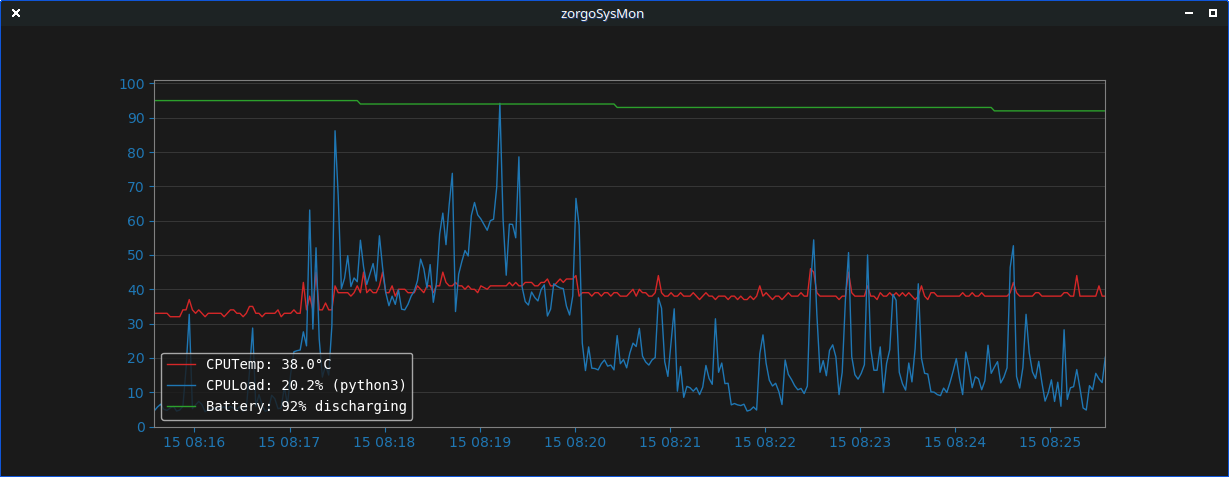

The Python source for this figure:
#!/usr/bin/env python3

import gi
gi.require_version('Gtk', '3.0')
from gi.repository import Gtk, GLib, Gio
import psutil
from datetime import datetime, timedelta
import matplotlib.pyplot as plt
from matplotlib.backends.backend_gtk3agg import FigureCanvasGTK3Agg as FigureCanvas
from matplotlib.widgets import Cursor
from matplotlib.ticker import AutoMinorLocator, MultipleLocator
from matplotlib.text import Text
import pystray
from pystray import Icon as icon, Menu as menu, MenuItem as item
from PIL import Image
import os

class CPUPlotWindow(Gtk.Window):
    def __init__(self, tray_icon=None, refresh_interval=2, duration=30, maxarraysize=10000):

        self.battery_installed = psutil.sensors_battery()

        if not self.battery_installed:
            print('Battery not detected')

        super(CPUPlotWindow, self).__init__(title="zorgoSysMon")
        self.set_default_size(700, 300)
        self.set_position(Gtk.WindowPosition.CENTER)  # Set window position to center

        self.refresh_interval = refresh_interval
        self.duration = duration
        self.maxarraysize = maxarraysize

        self.time_values = []
        self.temperature_values = []
        self.cpu_load_values = []
        self.cpu_process_load_values = []
        if self.battery_installed:
            self.batt_level_values = []
            self.batt_charging_values = []

        self.init_ui()

        self.connect("delete-event", self.on_delete_event)
        self.connect("destroy", self.on_destroy)

    def init_ui(self):
        plt.style.use({
            'axes.facecolor': '#1a1a1a',
            'axes.edgecolor': 'gray',
            'axes.labelcolor': 'white',
            'text.color': 'white',
            'xtick.color': 'tab:blue',
            'ytick.color': 'tab:blue',
            'grid.color': 'gray',
            'figure.facecolor': '#1a1a1a',
            'figure.edgecolor': '#1a1a1a',
            'savefig.facecolor': '#1a1a1a',
            'savefig.edgecolor': '#1a1a1a',
        })

        self.fig, ax = plt.subplots(figsize=(8, 6))
        plt.rcParams["font.family"] = "monospace"

        plt.grid(axis='y', linewidth=0.5, alpha=0.4)
        ax.set_ylim(0, 101)

        ax.yaxis.set_major_locator(MultipleLocator(10))
        # ax.yaxis.set_major_formatter('{x:.0f}')
        ax.yaxis.set_minor_locator(MultipleLocator(5))

        self.line_temp, = ax.plot([], [], linewidth=1, color='tab:red', label='Temperature (°C)', alpha=0.7)
        self.line_load, = ax.plot([], [], linewidth=1, color='tab:blue', label='CPU Load (%)', alpha=0.7)
        if self.battery_installed:
            self.line_battery, = ax.plot([], [], linewidth=1, color='tab:green', label='Battery (%)', alpha=0.7)

        vbox = Gtk.VBox()

        self.menu_bar = Gtk.MenuBar()

        # file submenu
        file_submenu = Gtk.Menu()
        file_menu = Gtk.MenuItem(label="File")
        file_menu.set_submenu(file_submenu)
        self.menu_bar.append(file_menu)

        file_item = Gtk.MenuItem(label="Hide")
        file_item.connect("activate", self.on_hide)
        file_submenu.append(file_item)

        file_item = Gtk.SeparatorMenuItem()
        file_submenu.append(file_item)

        file_item = Gtk.MenuItem(label="Reset logs")
        file_item.connect("activate", self.on_array_reset)
        file_submenu.append(file_item)

        file_item = Gtk.SeparatorMenuItem()
        file_submenu.append(file_item)

        file_item = Gtk.MenuItem(label="Quit")
        file_item.connect("activate", Gtk.main_quit)
        file_submenu.append(file_item)

 
        # Duration submenu
        duration_submenu = Gtk.Menu()
        duration_menu = Gtk.MenuItem(label="Show")
        duration_menu.set_submenu(duration_submenu)
        self.menu_bar.append(duration_menu)

        durations = [0.17, 0.5, 1, 5, 10, 30, 60, 300, 600, 1440, 525600]
        for duration in durations:
            if duration < 1:
                duration_item = Gtk.CheckMenuItem(label=f"{int(duration * 60)} seconds")
            elif duration == 1:
                duration_item = Gtk.CheckMenuItem(label=f"{duration} minute")
            elif duration > 1 and duration < 60:
                duration_item = Gtk.CheckMenuItem(label=f"{duration} minutes")
            elif duration >= 60 and duration <= 1440:
                duration_item = Gtk.CheckMenuItem(label=f"{int(duration/60)} hour")
            else:
                duration_item = Gtk.CheckMenuItem(label=f"{int(duration/(60*24*365))} year")

            duration_item.set_name(str(duration))
            if duration == self.duration:
                duration_item.set_active(1)
            duration_item.connect("toggled", self.on_duration_toggled, duration)
            duration_submenu.append(duration_item)

        # Refresh rate submenu
        refresh_submenu = Gtk.Menu()
        refresh_menu = Gtk.MenuItem(label="Refresh")
        refresh_menu.set_submenu(refresh_submenu)
        self.menu_bar.append(refresh_menu)

        refresh_intervals = [0.05, 0.1, 0.25, 0.5, 1, 2, 3, 4, 5, 10, 60]
        for refresh_interval in refresh_intervals:
            if refresh_interval < 1:
                refresh_item = Gtk.CheckMenuItem(label=f"{int(refresh_interval * 1000)} miliseconds")
            elif refresh_interval == 1:
                refresh_item = Gtk.CheckMenuItem(label=f"{refresh_interval} second")
            elif refresh_interval > 1:
                refresh_item = Gtk.CheckMenuItem(label=f"{refresh_interval} seconds")

            refresh_item.set_name(str(refresh_interval))
            if refresh_interval == self.refresh_interval:
                refresh_item.set_active(1)
            refresh_item.connect("toggled", self.on_refresh_toggled, refresh_interval)
            refresh_submenu.append(refresh_item)

        # Max array size submenu
        maxarraysize_submenu = Gtk.Menu()
        maxarraysize_menu = Gtk.MenuItem(label="Logs")
        maxarraysize_menu.set_submenu(maxarraysize_submenu)
        self.menu_bar.append(maxarraysize_menu)

        maxarraysize_sizes = [1, 2, 3, 4, 5, 10, 20, 30, 40, 50, 0]
        for maxarraysize_size in maxarraysize_sizes:
            if maxarraysize_size == 0:
                maxarraysize_item = Gtk.CheckMenuItem(label="Unlimited")
            else:
                maxarraysize_item = Gtk.CheckMenuItem(label=f"{maxarraysize_size*1000} logs")

            maxarraysize_item.set_name(str(maxarraysize_size*1000))
            if (maxarraysize_size * 1000) == self.maxarraysize:
                maxarraysize_item.set_active(1)
            maxarraysize_item.connect("toggled", self.on_maxarraysize_toggled, maxarraysize_size * 1000)
            maxarraysize_submenu.append(maxarraysize_item)

        self.add(vbox)
        vbox.pack_start(self.menu_bar, False, False, 0)
        vbox.pack_end(self.get_canvas(), True, True, 0)

        self.timeout = GLib.timeout_add_seconds(int(self.refresh_interval), self.update_plot)


        self.show_all()

        # Hide on startup
        self.hide()

    def on_hide(self, widget):
        self.hide()

    def on_array_reset(self, widget):
        self.time_values = []
        self.temperature_values = []
        self.cpu_load_values = []
        self.cpu_process_load_values = []
        if self.battery_installed:
            self.batt_level_values = []
            self.batt_charging_values = []

    def on_maxarraysize_toggled(self, widget, maxarraysize):
        if widget.get_active():
            self.maxarraysize = maxarraysize
            self.uncheck_other_items(widget.get_parent(), maxarraysize)            

    def on_duration_toggled(self, widget, duration):
        if widget.get_active():
            self.duration = duration
            self.uncheck_other_items(widget.get_parent(), duration)            

    def on_refresh_toggled(self, widget, refresh_interval):
        if widget.get_active():
            self.refresh_interval = refresh_interval
            self.uncheck_other_items(widget.get_parent(), refresh_interval)
            GLib.source_remove(self.timeout)
            self.timeout = GLib.timeout_add(refresh_interval * 1000, self.update_plot)

    def uncheck_other_items(self, parent_menu, current_value):
        for child in parent_menu.get_children():
            if child.get_name() != str(current_value):
                child.set_active(False)

    def on_destroy(self, widget):
        self.hide()
        return True

    def on_delete_event(self, widget, event):
        self.hide()
        return True

    def set_tray_icon(self, tray_icon):
        self.tray_icon = tray_icon

    def get_canvas(self):
        canvas = FigureCanvas(self.fig)
        self.ly = self.fig.axes[0].axvline(color='red', alpha=0.4)
        canvas.mpl_connect('motion_notify_event', self.on_cursor_hover)
        return canvas

    def on_cursor_hover(self, event):
        if event.inaxes:
            if len(self.time_values) > 2:
                base_date = datetime(1970, 1, 1)
                formatted_date = base_date + timedelta(days=event.xdata)

                x_index = min(range(len(self.time_values)), key=lambda i: abs(self.time_values[i] - formatted_date))

                time_at_cursor = self.time_values[x_index].strftime('%Y-%m-%d %H:%M:%S')
                temperature_at_cursor = self.temperature_values[x_index]
                cpu_load_at_cursor = self.cpu_load_values[x_index]
                top_process_at_cursor = self.cpu_process_load_values[x_index]
                if self.battery_installed:
                    batt_level_at_cursor = self.batt_level_values[x_index]
                    charging_at_cursor = self.batt_charging_values[x_index]

                    if charging_at_cursor:
                        charging_at_cursor_label = 'charging'
                    else:
                        charging_at_cursor_label = 'discharging'

                for annotation in self.fig.axes[0].texts:
                    annotation.remove()

                self.ly.set_xdata(event.xdata)
                if self.battery_installed:
                    self.fig.axes[0].annotate(f'{time_at_cursor}\n[{x_index}]\nCPUTemp: {temperature_at_cursor}°C\nCPULoad: {cpu_load_at_cursor}% ({top_process_at_cursor})\nBattery: {batt_level_at_cursor}% {charging_at_cursor_label}',
                                          (event.xdata, 60), textcoords="offset points", xytext=(0, 0), ha='left', fontsize='8')
                else:
                    self.fig.axes[0].annotate(f'{time_at_cursor}\n[{x_index}]\nCPUTemp: {temperature_at_cursor}°C\nCPULoad: {cpu_load_at_cursor}% ({top_process_at_cursor})',
                                          (event.xdata, 60), textcoords="offset points", xytext=(0, 0), ha='left', fontsize='8')

                self.fig.canvas.draw()
        else:
            for annotation in self.fig.axes[0].texts:
                annotation.remove()
            self.ly.set_xdata(-1)

    def update_plot(self):
        current_time = datetime.now()
        try:
            temperature = psutil.sensors_temperatures()['coretemp'][0].current
            cpu_load = psutil.cpu_percent()
            processes = sorted(psutil.process_iter(), key=lambda p: p.cpu_percent(), reverse=True)
            process_load = processes[0].name()
            if self.battery_installed:
                bat_level = int(psutil.sensors_battery().percent)
                bat_charger = psutil.sensors_battery().power_plugged

                if bat_charger:
                    bat_charger_status = 'charging'
                else:
                    bat_charger_status = 'discharging'

            if self.maxarraysize != 0:
                if len(self.time_values) > self.maxarraysize:
                    self.time_values.pop(1)
                    self.temperature_values.pop(1)
                    self.cpu_load_values.pop(1)
                    self.cpu_process_load_values.pop(1)
                    if self.battery_installed:
                        self.batt_level_values.pop(1)
                        self.batt_charging_values.pop(1)

            if temperature is not None:
                self.time_values.append(current_time)
                self.temperature_values.append(temperature)
                self.cpu_load_values.append(cpu_load)
                self.cpu_process_load_values.append(process_load)
                if self.battery_installed:
                    self.batt_level_values.append(bat_level)
                    self.batt_charging_values.append(bat_charger)

                if len(self.time_values) >= 2:

                    selected_duration = float(self.duration)
                    if selected_duration > 1:
                        xlim_start = max(current_time - timedelta(minutes=selected_duration), self.time_values[0])
                    else:
                        xlim_start = max(current_time - timedelta(seconds=(selected_duration * 60)), self.time_values[0])

                    self.fig.axes[0].set_xlim(xlim_start, current_time)

                    self.line_temp.set_data(self.time_values, self.temperature_values)
                    self.line_load.set_data(self.time_values, self.cpu_load_values)

                    if temperature <= 10:
                        too_cold = ' Bit cold, huh!?'
                    else:
                        too_cold = ''

                    if self.battery_installed:
                        self.line_battery.set_data(self.time_values, self.batt_level_values)

                        legend = self.fig.axes[0].legend([self.line_temp, self.line_load, self.line_battery],
                                                ['CPUTemp: ' + str(int(temperature)) + '°C' + too_cold,
                                                 'CPULoad: ' + str(cpu_load) + '% (' + process_load + ')',
                                                 'Battery: ' + str(bat_level) + '% ' + bat_charger_status],
                                                loc='lower left', fontsize='8')
                    else:
                        legend = self.fig.axes[0].legend([self.line_temp, self.line_load],
                                                ['CPUTemp: ' + str(int(temperature)) + '°C' + too_cold,
                                                 'CPULoad: ' + str(cpu_load) + '% (' + process_load + ')'],
                                                loc='lower left', fontsize='8')

                    if temperature <= 10:
                        temp_color = 'blue'
                    elif temperature > 10 and temperature <= 50:
                        temp_color = 'white'
                    elif temperature > 50 and temperature <= 70:
                        temp_color = 'orange'
                    elif temperature > 70:
                        temp_color = 'red'
                    legend.get_texts()[0].set_color(temp_color)

                    if cpu_load <= 50:
                        load_color = 'white'
                    elif cpu_load > 50 and cpu_load <= 70:
                        load_color = 'orange'
                    elif cpu_load > 70:
                        load_color = 'red'
                    legend.get_texts()[1].set_color(load_color)

                    if self.battery_installed:
                        if bat_level <= 15:
                            bat_color = 'red'
                        elif bat_level > 15 and bat_level <= 25:
                            bat_color = 'orange'
                        elif bat_level > 70:
                            bat_color = 'white'
                        legend.get_texts()[2].set_color(bat_color)

                    self.fig.canvas.draw()
        except Exception as e:
            print(f"Error: {e}")
            return "Error fetching process info"

        return True

class TrayIcon:
    def __init__(self, window):
        self.window = window
        self.window_position = None  # Store the window position

        self.tray_icon = Gtk.StatusIcon()
        self.tray_icon.set_from_file(os.path.dirname(os.path.abspath(__file__)) + '/icon.png') 
        self.tray_icon.connect("activate", self.on_tray_icon_activate)
        self.tray_icon.set_tooltip_markup("zorgoSysMon")
        self.tray_icon.connect("popup-menu", self.on_right_click)

        self.menu = Gtk.Menu()
        quit_item = Gtk.MenuItem(label="Quit")
        quit_item.connect("activate", Gtk.main_quit)
        self.menu.append(quit_item)

    def on_right_click(self, icon, button, time):
        self.menu.popup(None, None, None, None, button, time)
        self.menu.show_all()

    def on_tray_icon_activate(self, _):
        if self.window.get_property("visible"):
            self.window_position = self.window.get_position()  # Store the window position
            self.window.hide()
        else:
            if self.window_position:
                self.window.move(*self.window_position)  # Set the window position
            self.window.show()

if __name__ == "__main__":
    window = CPUPlotWindow()

    tray_icon = TrayIcon(window)
    window.set_tray_icon(tray_icon)

    Gtk.main()
